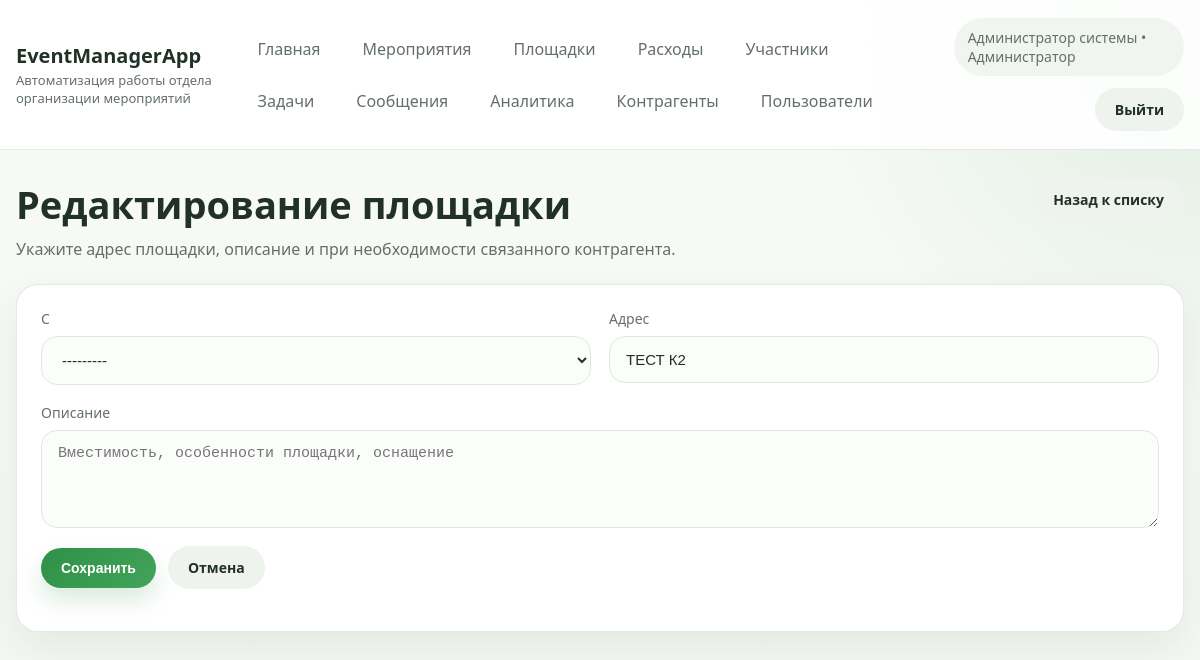
Page /places/18/edit/ (signed in) on the committed database.
### main/models.py (models this page shows, shortened)
class Employee(AbstractBaseUser, PermissionsMixin):
    ROLE_ADMIN = "admin"
    ROLE_MANAGER = "manager"
    ROLE_ASSISTANT = "assistant"
    ROLE_TEAMLEAD = "teamlead"
    ROLE_CHOICES = [
        (ROLE_ADMIN, "Администратор"),
        (ROLE_MANAGER, "Менеджер"),
        (ROLE_ASSISTANT, "Ассистент"),
        (ROLE_TEAMLEAD, "Руководитель"),
    ]
    e_id = models.BigAutoField(primary_key=True)
    login = models.CharField(max_length=50, unique=True, verbose_name="Логин")
    position = models.CharField(max_length=50, choices=ROLE_CHOICES, verbose_name="Роль")
    fullname = models.CharField(max_length=255, verbose_name="ФИО")
    email = models.EmailField(blank=True, null=True, verbose_name="Почта")
    phone = models.CharField(max_length=50, blank=True, null=True, verbose_name="Телефон")
    age = models.IntegerField(blank=True, null=True, verbose_name="Возраст")
    is_active = models.BooleanField(default=True)
    is_staff = models.BooleanField(default=False)
    objects = EmployeeManager()
    USERNAME_FIELD = "login"
    REQUIRED_FIELDS = []
    class Meta:
        db_table = "employee"
        ordering = ["fullname", "login"]
        permissions = [
            ("can_create_task", "Can create task"),
            ("can_generate_report", "Can generate report"),
        ]
    @property
    def role_label(self):
        if self.is_superuser and not self.position:
            return "Администратор"
        return dict(self.ROLE_CHOICES).get(self.position, self.position)
    @property
    def is_admin(self):
        return self.position == self.ROLE_ADMIN or self.is_superuser
    @property
    def can_manage_users(self):
        return self.is_admin

class Contractor(models.Model):
    TYPE_RENT_SPACE = "аренда помещения"
    TYPE_RENT_EQUIPMENT = "аренда оборудования"
    TYPE_SUPPLIES = "расходники"
    TYPE_CHOICES = [
        (TYPE_RENT_SPACE, "Аренда помещения"),
        (TYPE_RENT_EQUIPMENT, "Аренда оборудования"),
        (TYPE_SUPPLIES, "Расходники"),
    ]
    c_id = models.AutoField(primary_key=True)
    name = models.CharField(max_length=255, verbose_name="Название организации")
    fullname = models.CharField(max_length=255, verbose_name="Контактное лицо")
    email = models.EmailField(verbose_name="Электронная почта")
    phone = models.CharField(max_length=20, verbose_name="Телефон")
    type = models.CharField(max_length=50, choices=TYPE_CHOICES, verbose_name="Тип контрагента")
    description = models.TextField(blank=True, verbose_name="Описание услуг")
    class Meta:
        managed = False
        db_table = "contractor"
        ordering = ["name"]
    def __str__(self):
        return self.name

class Place(models.Model):
    p_id = models.AutoField(primary_key=True)
    c = models.ForeignKey(Contractor, models.DO_NOTHING, blank=True, null=True, db_column="c_id")
    address = models.TextField(verbose_name="Адрес")
    description = models.TextField(blank=True, null=True, verbose_name="Описание")
    class Meta:
        managed = False
        db_table = "place"
        ordering = ["address"]

### main/views.py (the view)
# urls.py: path("places/<int:pk>/edit/", views.edit_place, name="edit_place"),
@login_required
def edit_place(request, pk):
    place = get_object_or_404(Place, pk=pk)
    form = PlaceForm(request.POST or None, instance=place)
    if request.method == "POST" and form.is_valid():
        form.save()
        messages.success(request, "Данные площадки обновлены.")
        return redirect("places")
    return render(request, "main/place_form.html", {"form": form, "title": "Редактирование площадки"})

### main/forms.py
class PlaceForm(forms.ModelForm, StyledFormMixin):
    class Meta:
        model = Place
        fields = ["c", "address", "description"]
        widgets = {
            "c": forms.Select(),
            "address": forms.TextInput(attrs={"placeholder": "г. Москва, ул. Тверская, д. 1"}),
            "description": forms.Textarea(attrs={"rows": 4, "placeholder": "Вместимость, особенности площадки, оснащение"}),
        }
    def __init__(self, *args, **kwargs):
        super().__init__(*args, **kwargs)
        self.fields["c"].queryset = Contractor.objects.all()
        self.fields["c"].required = False
        self.apply_base_styles()

### main/forms.py (called while the page is built)
    def apply_base_styles(self):
        for field in self.fields.values():
            widget = field.widget
            css_class = "form-control"
            if isinstance(widget, forms.Select):
                css_class = "form-select"
            if isinstance(widget, forms.CheckboxSelectMultiple):
                css_class = "checkbox-list"
            if isinstance(widget, forms.CheckboxInput):
                css_class = "form-check-input"
            existing = widget.attrs.get("class", "")
            widget.attrs["class"] = f"{existing} {css_class}".strip()

### main/templates/main/place_form.html (shortened to what this page needs)
{% extends 'main/website_headers.html' %}
{% block content %}
    <section class="page-head">
        <div>
            <h1 class="page-title">{{ title }}</h1>
            <p class="page-subtitle">Укажите адрес площадки, описание и при необходимости связанного контрагента.</p>
        </div>
        <a href="{% url 'places' %}" class="btn btn-secondary">Назад к списку</a>
    </section>
    <section class="form-card panel">
        <form method="post" class="field-grid">
            {% for field in form %}
                <div class="field {% if field.name == 'description' %}full{% endif %}">
                    <label for="{{ field.id_for_label }}">{{ field.label }}</label>
                    {{ field }}
                </div>
            {% endfor %}
            <div class="toolbar" style="grid-column:1 / -1;">
                <button type="submit" class="btn btn-primary">Сохранить</button>
                <a href="{% url 'places' %}" class="btn btn-secondary">Отмена</a>
            </div>
        </form>
    </section>
{% endblock %}

### main/templates/main/website_headers.html (shortened to what this page needs)
{% load static %}
<!DOCTYPE html>
<html lang="ru">
<head>
    <link rel="stylesheet" href="{% static 'main/css/app.css' %}">
</head>
<body>
<div class="site-shell">
    <header class="topbar">
        <div class="topbar-inner">
            <div class="brand">
                <a href="{% url 'main_page' %}" class="brand-title">EventManagerApp</a>
                <div class="brand-subtitle">Автоматизация работы отдела организации мероприятий</div>
            </div>
            {% if request.user.is_authenticated %}
                <nav class="nav-links">
                    <a class="nav-link" href="{% url 'main_page' %}">Главная</a>
                    <a class="nav-link" href="{% url 'events' %}">Мероприятия</a>
                    <a class="nav-link" href="{% url 'places' %}">Площадки</a>
                    <a class="nav-link" href="{% url 'expenses' %}">Расходы</a>
                    <a class="nav-link" href="{% url 'participants' %}">Участники</a>
                    <a class="nav-link" href="{% url 'tasks' %}">Задачи</a>
                    <a class="nav-link" href="{% url 'messages' %}">Сообщения</a>
                    <a class="nav-link" href="{% url 'analytics' %}">Аналитика</a>
                    <a class="nav-link" href="{% url 'contractors' %}">Контрагенты</a>
                    {% if request.user.can_manage_users %}
                        <a class="nav-link" href="{% url 'employees' %}">Пользователи</a>
                    {% endif %}
                </nav>
                <div class="user-panel">
                    <div class="user-chip">{{ request.user.fullname|default:request.user.login }} • {{ request.user.role_label }}</div>
                    <a href="{% url 'logout' %}" class="btn btn-secondary">Выйти</a>
                </div>
            {% endif %}
        </div>
    </header>
    <main class="page-wrap">
        {% block content %}{% endblock %}
    </main>
</div>
</body>
</html>

### main/static/main/css/app.css (style rules this page uses)
:root { --bg: #f4f7f2; --surface: #ffffff; --surface-muted: #f9fbf9; --border: #dfe8de; --text: #223127; --text-muted: #647067; --primary: #2f8f46; --primary-dark: #236a34; --danger: #cc4b4b; --warning: #d89a1d; --shadow: 0 18px 40px rgba(47, 72, 54, 0.08); --radius: 22px; }
* { box-sizing: border-box; }
body { margin: 0; font-family: "Segoe UI", Tahoma, sans-serif; background: radial-gradient(circle at top right, rgba(47, 143, 70, 0.12), transparent 28%), linear-gradient(180deg, #f7faf6 0%, var(--bg) 100%); color: var(--text); }
a { color: inherit; text-decoration: none; }
.site-shell { min-height: 100vh; }
.topbar { position: sticky; top: 0; z-index: 10; background: rgba(255, 255, 255, 0.88); backdrop-filter: blur(18px); border-bottom: 1px solid rgba(223, 232, 222, 0.9); }
.topbar-inner, .page-wrap { width: min(1200px, calc(100% - 32px)); margin: 0 auto; }
.topbar-inner { display: flex; justify-content: space-between; align-items: center; gap: 20px; padding: 18px 0; }
.brand { display: flex; flex-direction: column; gap: 2px; }
.brand-title { font-size: 20px; font-weight: 700; }
.brand-subtitle { font-size: 13px; color: var(--text-muted); }
.nav-links { display: flex; flex-wrap: wrap; gap: 10px; align-items: center; }
.nav-link { padding: 10px 16px; border-radius: 999px; color: var(--text-muted); transition: 0.2s ease; }
.user-panel { display: flex; align-items: center; gap: 12px; flex-wrap: wrap; justify-content: flex-end; }
.user-chip { padding: 10px 14px; border-radius: 999px; background: #f0f6ef; color: var(--text-muted); font-size: 14px; }
.page-wrap { padding: 28px 0 48px; }
.page-head { display: flex; justify-content: space-between; align-items: flex-start; gap: 16px; margin-bottom: 24px; }
.page-title { margin: 0; font-size: clamp(28px, 4vw, 38px); }
.page-subtitle { margin: 8px 0 0; color: var(--text-muted); max-width: 760px; }
.card, .table-card, .form-card, .stats-card { background: var(--surface); border: 1px solid rgba(223, 232, 222, 0.9); border-radius: var(--radius); box-shadow: var(--shadow); }
.panel { padding: 24px; }
.toolbar, .filters { display: flex; flex-wrap: wrap; gap: 12px; align-items: center; margin-bottom: 18px; }
.form-control, .form-select, textarea { width: 100%; border: 1px solid var(--border); border-radius: 16px; background: #fbfdfb; padding: 14px 16px; font-size: 15px; color: var(--text); outline: none; transition: border-color 0.2s ease, box-shadow 0.2s ease; }
.field-grid { display: grid; grid-template-columns: repeat(2, minmax(0, 1fr)); gap: 18px; }
.field { display: flex; flex-direction: column; gap: 8px; }
.field.full { grid-column: 1 / -1; }
.field label { font-size: 14px; color: var(--text-muted); }
.btn { display: inline-flex; align-items: center; justify-content: center; gap: 8px; border: none; border-radius: 999px; padding: 12px 20px; font-size: 14px; font-weight: 600; cursor: pointer; transition: transform 0.2s ease, box-shadow 0.2s ease, background 0.2s ease; }
.btn-primary { color: #fff; background: linear-gradient(135deg, var(--primary), #42a55b); box-shadow: 0 12px 22px rgba(47, 143, 70, 0.18); }
.btn-secondary { background: #eef3ee; color: var(--text); }

### rows in the picture
Employee: user.fullname "Администратор системы", user.role_label "Администратор"
Contractor: form "---------"
Place: form "ТЕСТ К2"

### other values in the picture
{{ title }} "Редактирование площадки"
{{ field.label }} "C" "Адрес" "Описание"
